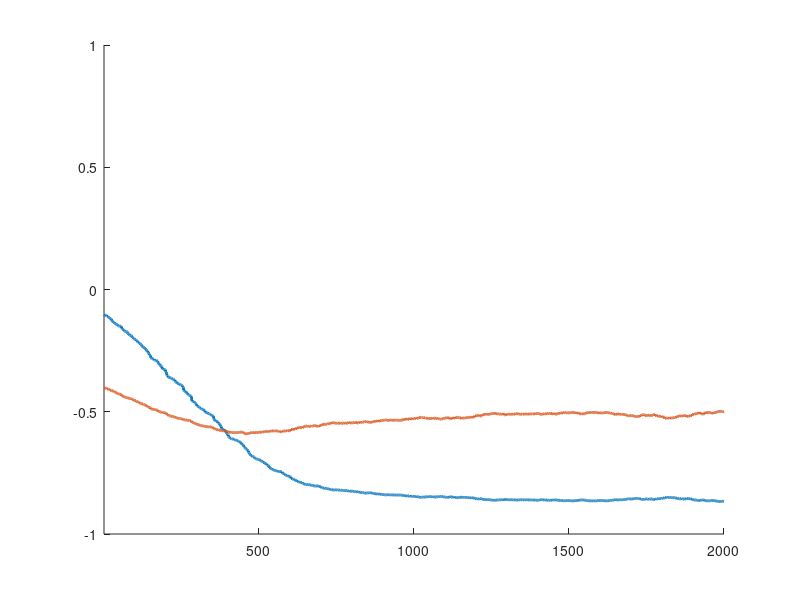

The MATLAB script that drew this image:
%초기값 변경

clear; clf; hold on
w=[-0.1;-0.4];
a=-pi/6; rot=[cos(a) sin(a); -sin(a) cos(a)];

for i=1:2000
    rPre=0.05*randn(2,1).*[4;1]; rPre=rot*rPre;
    rPost=w'*rPre;
    w=w+0.1*rPost*(rPre-rPost*w);
    w_traj(:,i)=w;
end
plot([1:2000], w_traj(1,:), 'LineWidth', 2)
plot([1:2000], w_traj(2,:), 'LineWidth', 2)
axis([1 2000 -1 1]);
norm(w_traj)
norm(w)